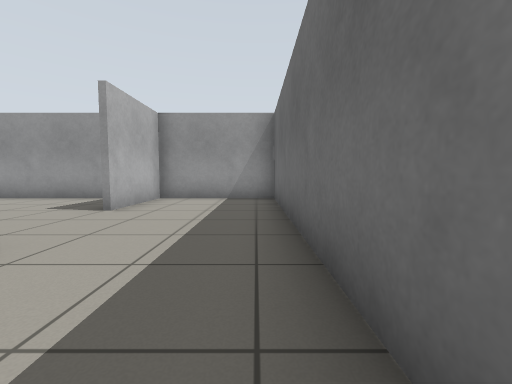
[1] (above)

16 first-person views from a walk through a world built for the Gazebo simulator. The camera is 0.72 m above the floor, tilts 4° down and sees 90° across. The floor is counted in squares, 1 m on a side. Each view is taken from the middle of a square. On the plan, view 1 faces up. The plan holds only what a view shows up to about 9 squares ahead; the rest is blank. Robots are left out.

[2]
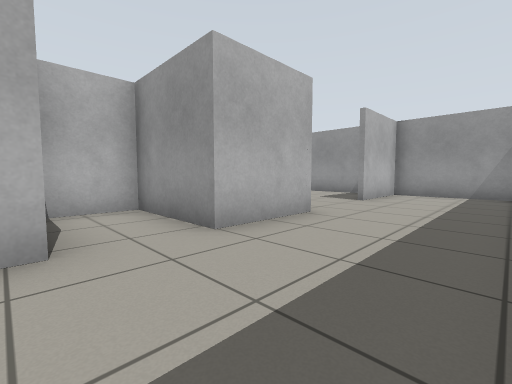

[3]
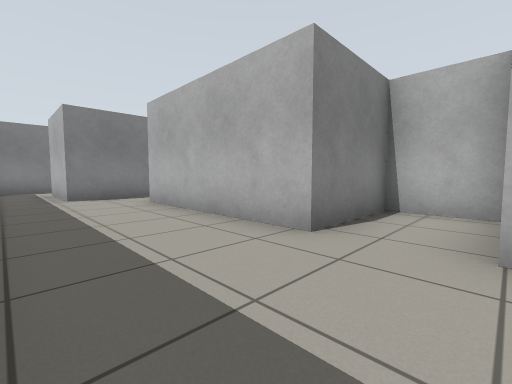

[4]
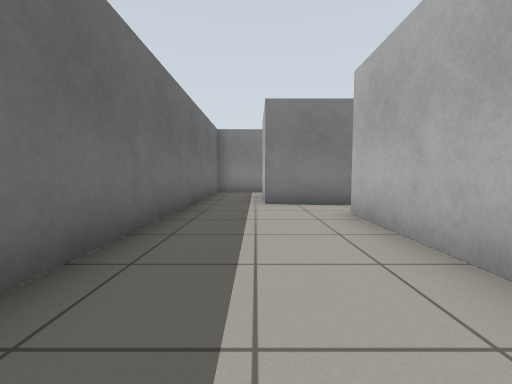

[5]
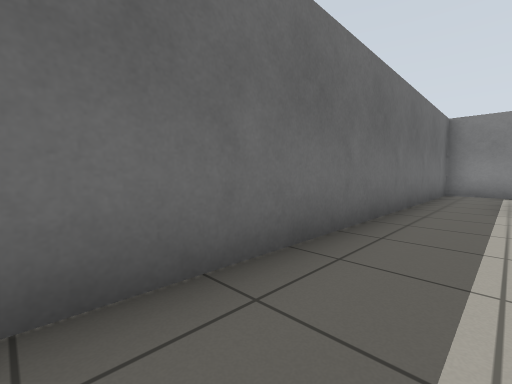

[6]
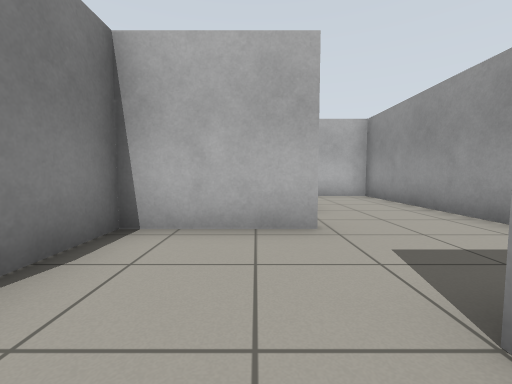

[7]
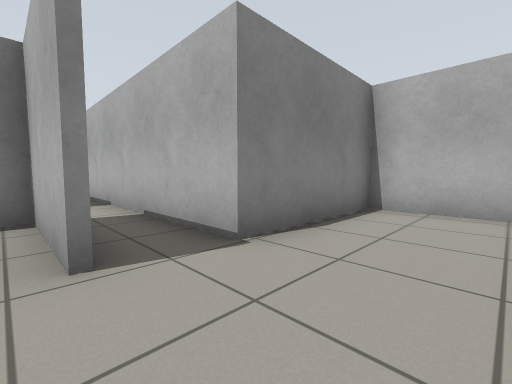

[8]
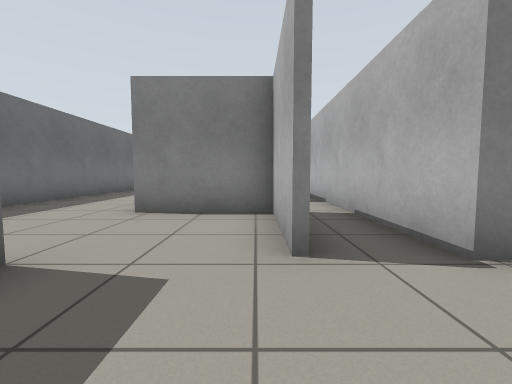

[9]
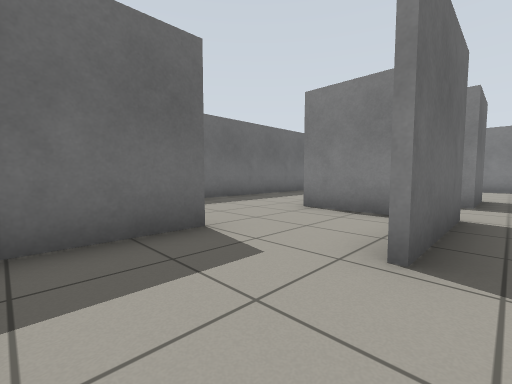

[10]
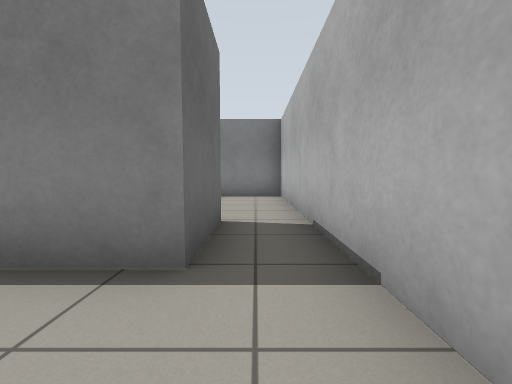

[11]
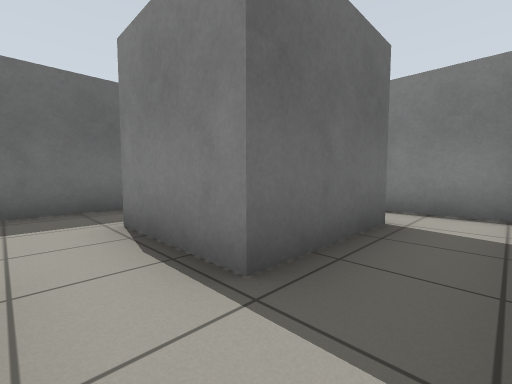

[12]
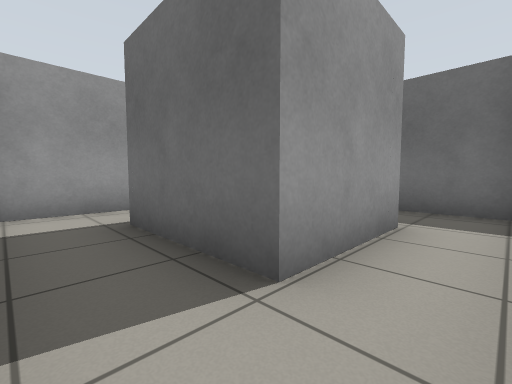

[13]
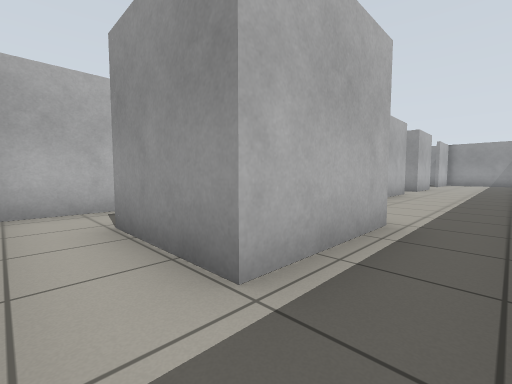

[14]
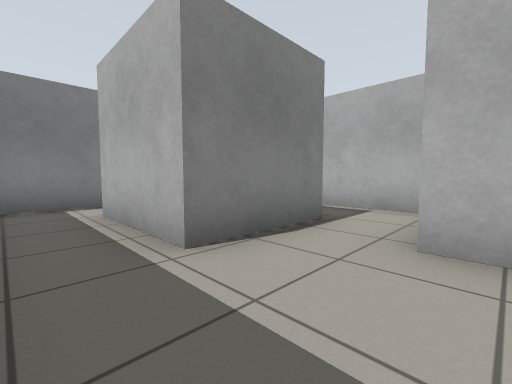

[15]
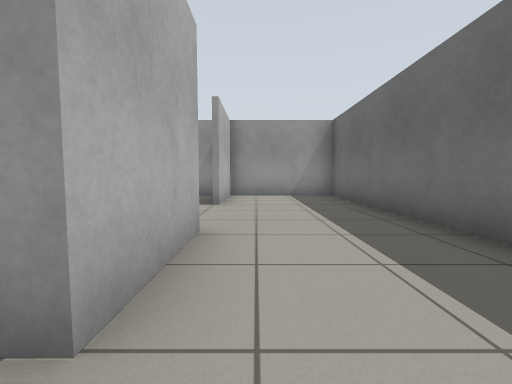

[16]
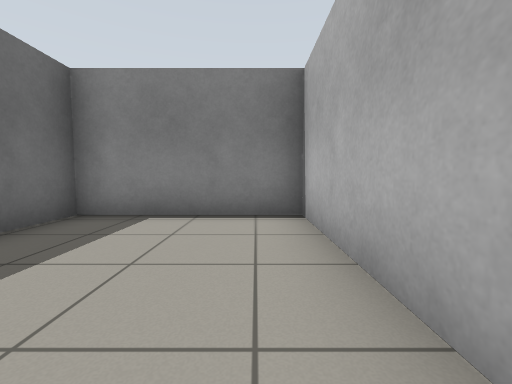

### Floor plan
Ten units are one square. View 1 is at (0, 0); x grows to the right and y downward. Boxes are objects, and circles mark ways between rooms. Rooms are numbered by the first view taken in them; rooms with no view inside come last. Other rooms are left out.
<svg viewBox="-109 -81 119 209">
<path fill="none" stroke="#000" d="M-55 -20 -55 -49M-30 -50 -30 -71M-53 -49 -53 -22 -27 -22 -27 0 -53 0 -53 17 -27 17 -27 66M-34 -76 -104 -76 -104 -49 -68 -49 -68 -15M-37 82 -12 82 -12 109M-4 123 5 123 5 -76 -27 -76 -27 -50M-53 104 -53 123 -33 123M-12 109 -37 109 -37 82M-53 71 -53 92M-16 123 -4 123M-31 66 -51 66M-68 -15 -68 25M-55 20 -55 -1 -40 -1M-68 25 -68 64 -28 64M-30 65 -30 50"/>
<circle cx="-30" cy="70" r="3" fill="#2a7"/>
<circle cx="0" cy="120" r="3" fill="#2a7"/>
<circle cx="-60" cy="-20" r="3" fill="#2a7"/>
<circle cx="-60" cy="20" r="3" fill="#2a7"/>
<text x="-20" y="-10">1</text>
<text x="-40" y="100">2</text>
<text x="-60" y="0">3</text>
<text x="-50" y="40">4</text>
</svg>
Room 1 opens to room 2. Room 1 opens to room 3. Room 3 opens to room 4.

Where each view was taken, in squares from view 1:
view 1: 0 up, 0 right, facing up
view 2: 2 down, 0 right, facing up-left
view 3: 0 up, 0 right, facing down-left
view 4: 2 down, 1 left, facing down
view 5: 2 down, 1 left, facing down-right
view 6: 4 up, 2 left, facing left
view 7: 7 up, 5 left, facing down-left
view 8: 7 up, 5 left, facing down
view 9: 7 up, 6 left, facing down-right
view 10: 2 up, 6 left, facing down
view 11: 7 down, 5 left, facing down-right
view 12: 12 down, 5 left, facing up-right
view 13: 12 down, 0 right, facing up-left
view 14: 6 down, 0 right, facing down-left
view 15: 1 down, 2 left, facing up
view 16: 2 down, 6 left, facing down
